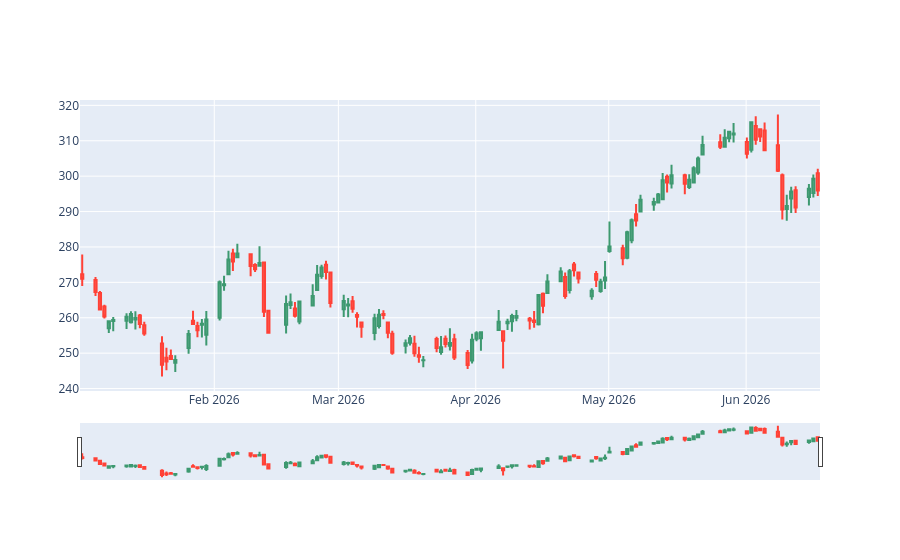

The cell this chart's notebook holds for it:
### Markdown cell above
| Del                       | Hva er det?                | Hva forteller det?                         | Tolkning                                                     |
| ------------------------- | -------------------------- | ------------------------------------------ | ------------------------------------------------------------ |
| **Median**                | Streken inne i boksen      | Den midterste observasjonen                | Typisk daglig avkastning                                     |
| **Boksen (IQR)**          | Fra 25- til 75-persentil | De midterste 50 % av observasjonene        | Viser normal variasjon                                       |
| **Nedre kvartil (Q1)**    | Nederste del av boksen     | 25 % av observasjonene ligger under        | Grense for lavere "normale" verdier                          |
| **Øvre kvartil (Q3)**     | Øverste del av boksen      | 75 % av observasjonene ligger under        | Grense for høyere "normale" verdier                          |
| **Whiskers**              | Linjer utenfor boksen      | Typisk minimum og maksimum uten uteliggere | Viser vanlig variasjon                                       |
| **Outliers** | Punkter utenfor whiskers   | Uvanlige prosentendringer                  | Kan skyldes nyheter, kriser eller ekstreme markedsbevegelser |

<br>

| Situasjon                    | Hva betyr det?                         |
| ---------------------------- | -------------------------------------- |
| Liten boks                   | Lav volatilitet                        |
| Stor boks                    | Høy volatilitet                        |
| Median nær midten av boksen  | Symmetrisk fordeling                   |
| Median nær toppen av boksen  | Flere eller større negative bevegelser |
| Median nær bunnen av boksen  | Flere eller større positive bevegelser |
| Mange uteliggere             | Hyppige ekstreme kursbevegelser        |
| Flere uteliggere på nedsiden | Høy risiko for store tap               |
| Flere uteliggere på oppsiden | Potensial for store gevinster          |

### Code cell
# canclestick for å se hvordan prisutviklingen endrer seg
go.Figure(go.Candlestick(
    x = dfi["timestamp"],
    open = dfi["open"],
    close = dfi["close"],
    high = dfi["high"],
    low = dfi["low"]
)).show()
